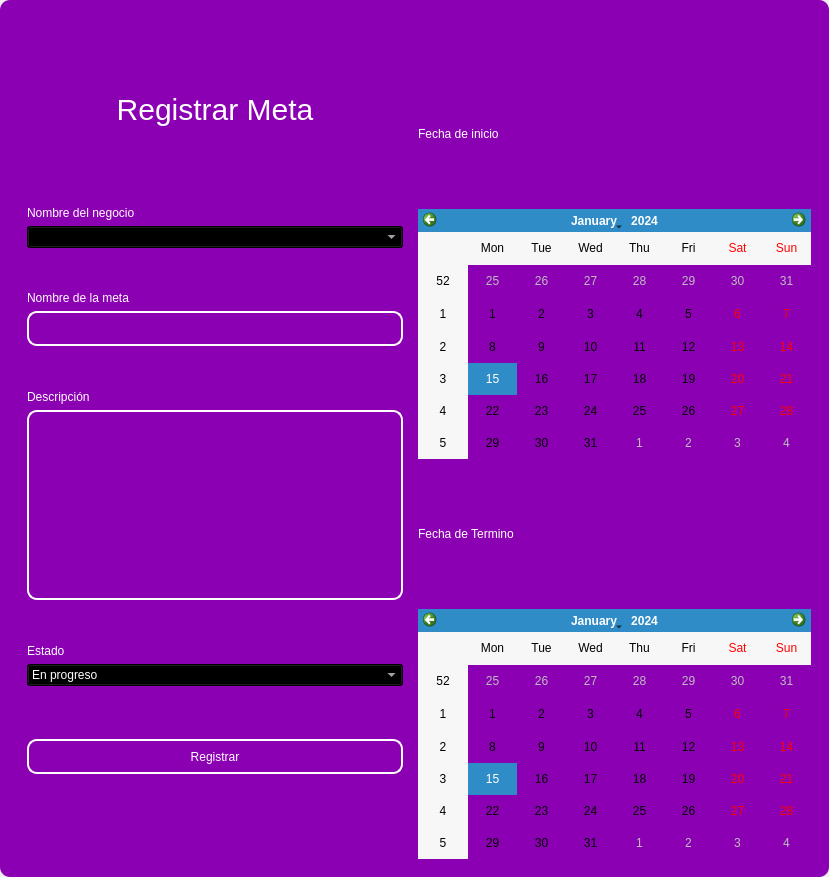
<?xml version="1.0" encoding="UTF-8"?>
<ui version="4.0">
 <class>MainWindow</class>
 <widget class="QMainWindow" name="MainWindow">
  <property name="geometry">
   <rect>
    <x>0</x>
    <y>0</y>
    <width>829</width>
    <height>877</height>
   </rect>
  </property>
  <property name="windowTitle">
   <string>MainWindow</string>
  </property>
  <property name="styleSheet">
   <string notr="true"/>
  </property>
  <widget class="QWidget" name="centralwidget">
   <property name="styleSheet">
    <string notr="true"/>
   </property>
   <layout class="QVBoxLayout" name="verticalLayout">
    <property name="spacing">
     <number>0</number>
    </property>
    <property name="leftMargin">
     <number>0</number>
    </property>
    <property name="topMargin">
     <number>0</number>
    </property>
    <property name="rightMargin">
     <number>0</number>
    </property>
    <property name="bottomMargin">
     <number>0</number>
    </property>
    <item>
     <widget class="QFrame" name="frame">
      <property name="enabled">
       <bool>true</bool>
      </property>
      <property name="styleSheet">
       <string notr="true">QFrame {
	border-radius:10px;
background-color: rgb(140, 0, 179);
 }
</string>
      </property>
      <property name="frameShape">
       <enum>QFrame::StyledPanel</enum>
      </property>
      <property name="frameShadow">
       <enum>QFrame::Raised</enum>
      </property>
      <layout class="QVBoxLayout" name="verticalLayout_2">
       <item>
        <widget class="QFrame" name="frame_superior">
         <property name="minimumSize">
          <size>
           <width>0</width>
           <height>40</height>
          </size>
         </property>
         <property name="maximumSize">
          <size>
           <width>16777215</width>
           <height>40</height>
          </size>
         </property>
         <property name="styleSheet">
          <string notr="true">QPushButton{
border-radius:18px;
}

QPushButton:hover{
	background-color: rgb(0, 0, 0);
}
</string>
         </property>
         <property name="frameShape">
          <enum>QFrame::StyledPanel</enum>
         </property>
         <property name="frameShadow">
          <enum>QFrame::Raised</enum>
         </property>
         <layout class="QHBoxLayout" name="horizontalLayout_3">
          <property name="spacing">
           <number>4</number>
          </property>
          <property name="leftMargin">
           <number>0</number>
          </property>
          <property name="topMargin">
           <number>0</number>
          </property>
          <property name="rightMargin">
           <number>0</number>
          </property>
          <property name="bottomMargin">
           <number>0</number>
          </property>
          <item>
           <widget class="QPushButton" name="btn_icon">
            <property name="text">
             <string/>
            </property>
            <property name="iconSize">
             <size>
              <width>40</width>
              <height>40</height>
             </size>
            </property>
           </widget>
          </item>
          <item>
           <spacer name="horizontalSpacer_2">
            <property name="orientation">
             <enum>Qt::Horizontal</enum>
            </property>
            <property name="sizeHint" stdset="0">
             <size>
              <width>443</width>
              <height>20</height>
             </size>
            </property>
           </spacer>
          </item>
          <item>
           <widget class="QPushButton" name="bt_minimizar">
            <property name="minimumSize">
             <size>
              <width>38</width>
              <height>38</height>
             </size>
            </property>
            <property name="maximumSize">
             <size>
              <width>38</width>
              <height>38</height>
             </size>
            </property>
            <property name="cursor">
             <cursorShape>PointingHandCursor</cursorShape>
            </property>
            <property name="text">
             <string/>
            </property>
            <property name="icon">
             <iconset>
              <normaloff>image/minus.svg</normaloff>image/minus.svg</iconset>
            </property>
            <property name="iconSize">
             <size>
              <width>38</width>
              <height>38</height>
             </size>
            </property>
           </widget>
          </item>
          <item>
           <widget class="QPushButton" name="bt_maximizar">
            <property name="minimumSize">
             <size>
              <width>38</width>
              <height>38</height>
             </size>
            </property>
            <property name="maximumSize">
             <size>
              <width>38</width>
              <height>38</height>
             </size>
            </property>
            <property name="cursor">
             <cursorShape>PointingHandCursor</cursorShape>
            </property>
            <property name="text">
             <string/>
            </property>
            <property name="icon">
             <iconset>
              <normaloff>image/chevron-up.svg</normaloff>image/chevron-up.svg</iconset>
            </property>
            <property name="iconSize">
             <size>
              <width>38</width>
              <height>38</height>
             </size>
            </property>
           </widget>
          </item>
          <item>
           <widget class="QPushButton" name="bt_restaurar">
            <property name="minimumSize">
             <size>
              <width>38</width>
              <height>38</height>
             </size>
            </property>
            <property name="maximumSize">
             <size>
              <width>38</width>
              <height>38</height>
             </size>
            </property>
            <property name="cursor">
             <cursorShape>PointingHandCursor</cursorShape>
            </property>
            <property name="text">
             <string/>
            </property>
            <property name="icon">
             <iconset>
              <normaloff>image/chevron-down.svg</normaloff>image/chevron-down.svg</iconset>
            </property>
            <property name="iconSize">
             <size>
              <width>38</width>
              <height>38</height>
             </size>
            </property>
           </widget>
          </item>
          <item>
           <widget class="QPushButton" name="bt_cerrar">
            <property name="minimumSize">
             <size>
              <width>38</width>
              <height>38</height>
             </size>
            </property>
            <property name="maximumSize">
             <size>
              <width>38</width>
              <height>38</height>
             </size>
            </property>
            <property name="cursor">
             <cursorShape>PointingHandCursor</cursorShape>
            </property>
            <property name="text">
             <string/>
            </property>
            <property name="icon">
             <iconset>
              <normaloff>image/x.svg</normaloff>image/x.svg</iconset>
            </property>
            <property name="iconSize">
             <size>
              <width>38</width>
              <height>38</height>
             </size>
            </property>
           </widget>
          </item>
         </layout>
        </widget>
       </item>
       <item>
        <widget class="QFrame" name="frame_3">
         <property name="styleSheet">
          <string notr="true">QLabel {
	color: rgb(255, 255, 254);
	font: 12pt &quot;Arial&quot;;
	background-color: rgba(0, 0, 0,0);
}

QTextEdit{
background-color: rgba(0, 0, 0,0);
border-radius:10px; 
font: 12pt &quot;Arial&quot;;
color: rgb(255, 255, 254);
border: 2px solid  rgb(255, 255, 255);

}

QTextEdit:hover{
background-color: rgba(0, 0, 0,0);
border-radius:10px; 
font: 12pt &quot;Arial&quot;;
border: 2px solid  rgb(120, 0, 171);
}

QTextEdit:focus{
background-color: rgb(0, 0, 0);
border-radius:10px; 
font: 12pt &quot;Arial&quot;;
border: 2px solid rgb(120, 0, 171);
}

QLineEdit{
background-color: rgba(0, 0, 0,0);
border-radius:10px; 
font: 12pt &quot;Arial&quot;;
color: rgb(255, 255, 254);
border: 2px solid  rgb(255, 255, 255);

}

QLineEdit:hover{
background-color: rgba(0, 0, 0,0);
border-radius:10px; 
font: 12pt &quot;Arial&quot;;
border: 2px solid  rgb(120, 0, 171);
}

QLineEdit:focus{
background-color: rgb(0, 0, 0);
border-radius:10px; 
font: 12pt &quot;Arial&quot;;
border: 2px solid rgb(120, 0, 171);
}

QCheckBox{
	font: 12pt &quot;Arial&quot;;
	color: rgb(255, 255, 255);
}

QCheckBox::indicator {
    width: 18px;
    height:18px;
}

QCheckBox::indicator:unchecked {
   background-image: url(image/square.svg);
}

QCheckBox::indicator:checked {
   background-image: url(image/check-square.svg);
}

QPushButton{
border-radius:10px; 
font: 12pt &quot;Arial&quot;;
color: rgb(255, 255, 254);
border: 2px solid #ffffff;
}

QPushButton:hover{
border-radius:10px; 
font: 12pt &quot;Arial&quot;;
color: rgb(255, 255, 255);
border: 2px solid rgb(120, 0, 171);
	background-color: rgb(120, 0, 171);
}
</string>
         </property>
         <property name="frameShape">
          <enum>QFrame::StyledPanel</enum>
         </property>
         <property name="frameShadow">
          <enum>QFrame::Raised</enum>
         </property>
         <layout class="QHBoxLayout" name="horizontalLayout_4">
          <item>
           <layout class="QVBoxLayout" name="verticalLayout_4">
            <property name="spacing">
             <number>5</number>
            </property>
            <property name="rightMargin">
             <number>0</number>
            </property>
            <property name="bottomMargin">
             <number>0</number>
            </property>
            <item>
             <widget class="QLabel" name="label_3">
              <property name="minimumSize">
               <size>
                <width>100</width>
                <height>50</height>
               </size>
              </property>
              <property name="styleSheet">
               <string notr="true">font-size: 30px;
color: rgb(255, 255, 255);</string>
              </property>
              <property name="text">
               <string>Registrar Meta</string>
              </property>
              <property name="alignment">
               <set>Qt::AlignCenter</set>
              </property>
             </widget>
            </item>
            <item>
             <widget class="QFrame" name="frame_4">
              <property name="maximumSize">
               <size>
                <width>400</width>
                <height>700</height>
               </size>
              </property>
              <property name="styleSheet">
               <string notr="true">QLabel {
	color: rgb(255, 255, 254);
	font: 12pt &quot;Arial&quot;;
	background-color: rgba(0, 0, 0,0);
}

QTextEdit{
background-color: rgba(0, 0, 0,0);
border-radius:10px; 
font: 12pt &quot;Arial&quot;;
color: rgb(255, 255, 254);
border: 2px solid  rgb(255, 255, 255);

}

QTextEdit:hover{
background-color: rgba(0, 0, 0,0);
border-radius:10px; 
font: 12pt &quot;Arial&quot;;
border: 2px solid  rgb(120, 0, 171);
}

QTextEdit:focus{
background-color: rgb(0, 0, 0);
border-radius:10px; 
font: 12pt &quot;Arial&quot;;
border: 2px solid rgb(120, 0, 171);
}

QLineEdit{
background-color: rgba(0, 0, 0,0);
border-radius:10px; 
font: 12pt &quot;Arial&quot;;
color: rgb(255, 255, 254);
border: 2px solid  rgb(255, 255, 255);

}

QLineEdit:hover{
background-color: rgba(0, 0, 0,0);
border-radius:10px; 
font: 12pt &quot;Arial&quot;;
border: 2px solid  rgb(120, 0, 171);
}

QLineEdit:focus{
background-color: rgb(0, 0, 0);
border-radius:10px; 
font: 12pt &quot;Arial&quot;;
border: 2px solid rgb(120, 0, 171);
}

QCheckBox{
	font: 12pt &quot;Arial&quot;;
	color: rgb(255, 255, 255);
}

QCheckBox::indicator {
    width: 18px;
    height:18px;
}

QCheckBox::indicator:unchecked {
   background-image: url(image/square.svg);
}

QCheckBox::indicator:checked {
   background-image: url(image/check-square.svg);
}

QPushButton{
border-radius:10px; 
font: 12pt &quot;Arial&quot;;
color: rgb(255, 255, 254);
border: 2px solid #ffffff;
}

QPushButton:hover{
border-radius:10px; 
font: 12pt &quot;Arial&quot;;
color: rgb(255, 255, 255);
border: 2px solid rgb(120, 0, 171);
	background-color: rgb(120, 0, 171);
}
</string>
              </property>
              <property name="frameShape">
               <enum>QFrame::StyledPanel</enum>
              </property>
              <property name="frameShadow">
               <enum>QFrame::Raised</enum>
              </property>
              <layout class="QVBoxLayout" name="verticalLayout_3">
               <property name="leftMargin">
                <number>9</number>
               </property>
               <property name="topMargin">
                <number>9</number>
               </property>
               <property name="rightMargin">
                <number>9</number>
               </property>
               <property name="bottomMargin">
                <number>9</number>
               </property>
               <item>
                <spacer name="verticalSpacer_3">
                 <property name="orientation">
                  <enum>Qt::Vertical</enum>
                 </property>
                 <property name="sizeHint" stdset="0">
                  <size>
                   <width>20</width>
                   <height>40</height>
                  </size>
                 </property>
                </spacer>
               </item>
               <item>
                <widget class="QLabel" name="label_4">
                 <property name="text">
                  <string>Nombre del negocio</string>
                 </property>
                </widget>
               </item>
               <item>
                <widget class="QComboBox" name="business_combobox">
                 <property name="enabled">
                  <bool>false</bool>
                 </property>
                 <property name="styleSheet">
                  <string notr="true">background-color: rgb(0, 0, 0);
color: rgb(255, 255, 255);</string>
                 </property>
                </widget>
               </item>
               <item>
                <spacer name="verticalSpacer_4">
                 <property name="orientation">
                  <enum>Qt::Vertical</enum>
                 </property>
                 <property name="sizeHint" stdset="0">
                  <size>
                   <width>20</width>
                   <height>40</height>
                  </size>
                 </property>
                </spacer>
               </item>
               <item>
                <widget class="QLabel" name="label_5">
                 <property name="text">
                  <string>Nombre de la meta</string>
                 </property>
                </widget>
               </item>
               <item>
                <widget class="QLineEdit" name="nametxt">
                 <property name="minimumSize">
                  <size>
                   <width>0</width>
                   <height>35</height>
                  </size>
                 </property>
                 <property name="maximumSize">
                  <size>
                   <width>16777215</width>
                   <height>16777215</height>
                  </size>
                 </property>
                 <property name="echoMode">
                  <enum>QLineEdit::Normal</enum>
                 </property>
                </widget>
               </item>
               <item>
                <spacer name="verticalSpacer_5">
                 <property name="orientation">
                  <enum>Qt::Vertical</enum>
                 </property>
                 <property name="sizeHint" stdset="0">
                  <size>
                   <width>20</width>
                   <height>40</height>
                  </size>
                 </property>
                </spacer>
               </item>
               <item>
                <widget class="QLabel" name="label">
                 <property name="text">
                  <string>Descripción</string>
                 </property>
                </widget>
               </item>
               <item>
                <widget class="QTextEdit" name="descriptiontxt"/>
               </item>
               <item>
                <spacer name="verticalSpacer_6">
                 <property name="orientation">
                  <enum>Qt::Vertical</enum>
                 </property>
                 <property name="sizeHint" stdset="0">
                  <size>
                   <width>20</width>
                   <height>40</height>
                  </size>
                 </property>
                </spacer>
               </item>
               <item>
                <widget class="QLabel" name="label_6">
                 <property name="text">
                  <string>Estado</string>
                 </property>
                </widget>
               </item>
               <item>
                <widget class="QComboBox" name="status_combobox">
                 <property name="styleSheet">
                  <string notr="true">background-color: rgb(0, 0, 0);
color: rgb(255, 255, 255);</string>
                 </property>
                 <item>
                  <property name="text">
                   <string>En progreso</string>
                  </property>
                 </item>
                 <item>
                  <property name="text">
                   <string>Planificada</string>
                  </property>
                 </item>
                 <item>
                  <property name="text">
                   <string>Completada</string>
                  </property>
                 </item>
                </widget>
               </item>
               <item>
                <spacer name="verticalSpacer_9">
                 <property name="orientation">
                  <enum>Qt::Vertical</enum>
                 </property>
                 <property name="sizeHint" stdset="0">
                  <size>
                   <width>20</width>
                   <height>50</height>
                  </size>
                 </property>
                </spacer>
               </item>
               <item>
                <widget class="QPushButton" name="btn_add">
                 <property name="minimumSize">
                  <size>
                   <width>0</width>
                   <height>35</height>
                  </size>
                 </property>
                 <property name="cursor">
                  <cursorShape>PointingHandCursor</cursorShape>
                 </property>
                 <property name="text">
                  <string>Registrar</string>
                 </property>
                </widget>
               </item>
               <item>
                <spacer name="verticalSpacer_7">
                 <property name="orientation">
                  <enum>Qt::Vertical</enum>
                 </property>
                 <property name="sizeHint" stdset="0">
                  <size>
                   <width>20</width>
                   <height>40</height>
                  </size>
                 </property>
                </spacer>
               </item>
               <item>
                <spacer name="verticalSpacer_8">
                 <property name="orientation">
                  <enum>Qt::Vertical</enum>
                 </property>
                 <property name="sizeHint" stdset="0">
                  <size>
                   <width>20</width>
                   <height>40</height>
                  </size>
                 </property>
                </spacer>
               </item>
              </layout>
             </widget>
            </item>
           </layout>
          </item>
          <item>
           <layout class="QVBoxLayout" name="verticalLayout_5">
            <property name="rightMargin">
             <number>0</number>
            </property>
            <item>
             <widget class="QLabel" name="label_2">
              <property name="text">
               <string>Fecha de inicio</string>
              </property>
             </widget>
            </item>
            <item>
             <widget class="QCalendarWidget" name="start_datetxt">
              <property name="minimumSize">
               <size>
                <width>0</width>
                <height>10</height>
               </size>
              </property>
              <property name="maximumSize">
               <size>
                <width>16777215</width>
                <height>250</height>
               </size>
              </property>
              <property name="styleSheet">
               <string notr="true">/* calendar_style.qss */

QCalendarWidget QAbstractItemView {
    selection-background-color: #ff9800; /* Color de fondo de la selección */
    background-color: #ffffff; /* Color de fondo */
    color: #000000; /* Color del texto */
    gridline-color: #e0e0e0; /* Color de las líneas de la cuadrícula */
}

QCalendarWidget QWidget#qt_calendar_navigationbar {
    background-color: #3f51b5; /* Color de fondo de la barra de navegación */
    color: #ffffff; /* Color del texto de la barra de navegación */
}



    background-color: #5c6bc0; /* Color de fondo de los botones al</string>
              </property>
             </widget>
            </item>
            <item>
             <widget class="QLabel" name="label_7">
              <property name="text">
               <string>Fecha de Termino</string>
              </property>
             </widget>
            </item>
            <item>
             <widget class="QCalendarWidget" name="end_datetxt">
              <property name="minimumSize">
               <size>
                <width>0</width>
                <height>25</height>
               </size>
              </property>
              <property name="maximumSize">
               <size>
                <width>16777215</width>
                <height>250</height>
               </size>
              </property>
              <property name="styleSheet">
               <string notr="true">/* calendar_style.qss */

QCalendarWidget QAbstractItemView {
    selection-background-color: #ff9800; /* Color de fondo de la selección */
    background-color: #ffffff; /* Color de fondo */
    color: #000000; /* Color del texto */
    gridline-color: #e0e0e0; /* Color de las líneas de la cuadrícula */
}

QCalendarWidget QWidget#qt_calendar_navigationbar {
    background-color: #3f51b5; /* Color de fondo de la barra de navegación */
    color: #ffffff; /* Color del texto de la barra de navegación */
}



    background-color: #5c6bc0; /* Color de fondo de los botones al</string>
              </property>
             </widget>
            </item>
           </layout>
          </item>
         </layout>
        </widget>
       </item>
      </layout>
     </widget>
    </item>
   </layout>
  </widget>
 </widget>
 <resources/>
 <connections/>
</ui>
